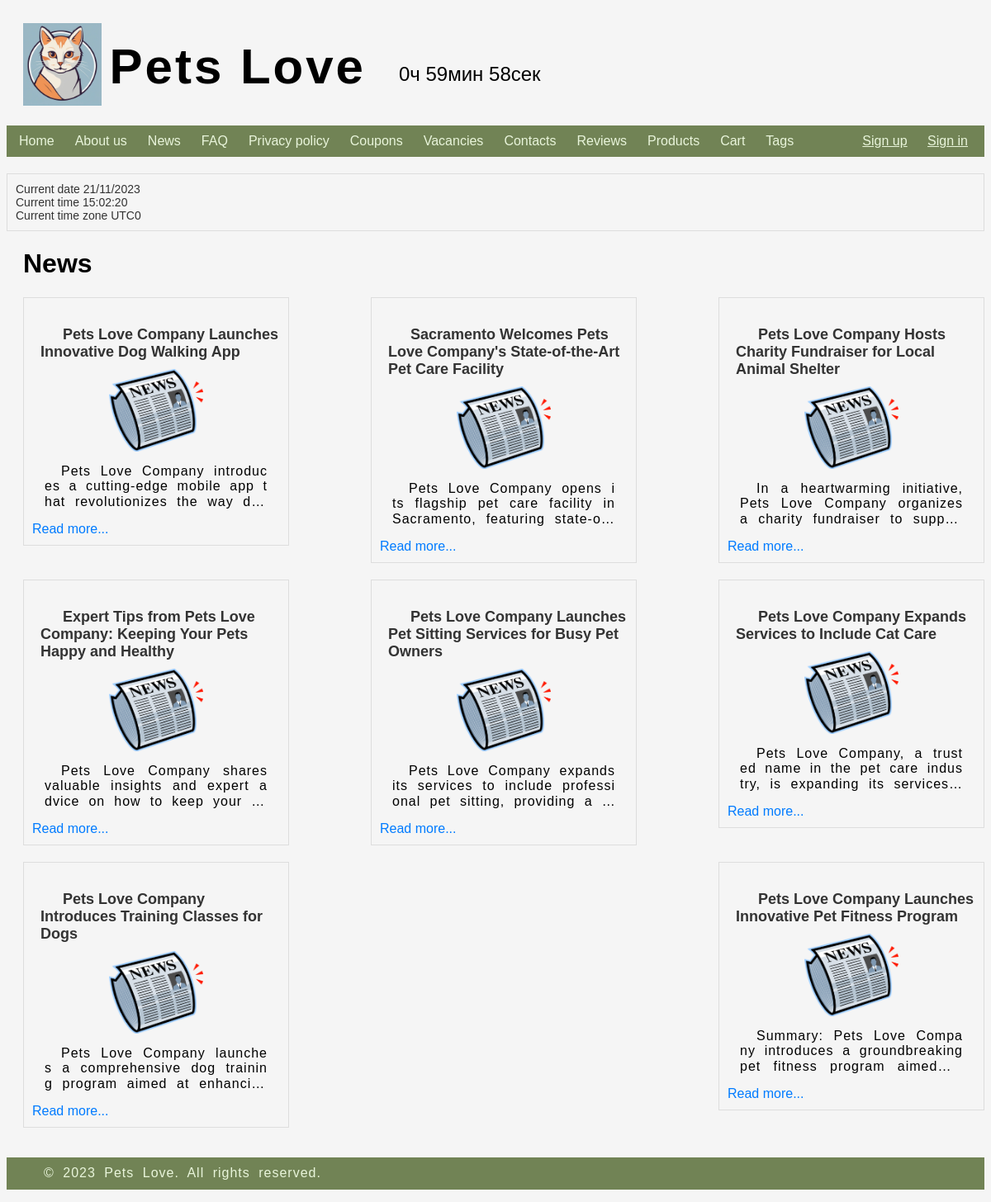
Page /news/ on the committed database.
### shop/models.py (models this page shows)
class News(models.Model):
    title = models.CharField(max_length=100)
    news_text = models.TextField(blank=False)
    summary = models.TextField(blank=False, default="news text")
    date = models.DateField()
    image = models.ImageField(upload_to='user/', default='user/test.jpg')

### shop/views.py (the view)
# urls.py: path('news/', views.news, name='news'),
def news(request):
    news_list = News.objects.all()
    return render(request, 'information/news.html', {'news_list': news_list})

### shop/templates/information/news.html
{% extends "base.html" %}
{% load static %}
{% block extra_stylesheets %}
  <link rel="stylesheet" href={% static 'shop/news.css' %}>
{% endblock %}
{% block content %}
<body>
    <h1>News</h1>
    <ul class="styled-list">
        {% for n in news_list %}
        <li>
            <div class="news-container">
                <h4>
                <strong>{{n.title}}</strong>
                </h4>
                <img src="{{n.image.url}}" alt="not found" height="100">
                <div>
                    <p>
                        {{n.summary}}
                    </p>
                    <a href="{% url 'shop:news_article' n.id %}">Read more...</a>
                </div>
            </div>
        </li>
        {% endfor %}
    </ul>
</body>
{% endblock %}

### shop/static/shop/styles_base.css (style rules this page uses)
body { font-family: 'Monseratt', Arial, sans-serif; padding: 0; background-color: #F5F5F5; overflow-x: hidden; }
p { margin: 15px; padding: 10px; text-indent: 20px; line-height: 1.15; text-transform: initial; word-spacing: 5px; letter-spacing: 1px; hyphens: auto; word-break: break-all; font-family: 'Monseratt', sans-serif; text-align: justify; font-kerning: normal; }
h1, h2, h3 { margin-left: 20px; }

### shop/static/shop/news.css (style rules this page uses)
.news-container { background-color: #f5f5f5; border: 1px solid #ddd; padding: 10px; margin-bottom: 20px; max-width: 300px; max-height: 400px; list-style-type: none; }
.news-container h4 { font-size: 18px; color: #333; margin-bottom: 10px; text-indent: 1.5em; margin-left: 10px; }
.news-container img { display: block; margin: 0 auto; max-width: 280px; object-fit: fill; margin-bottom: 10px; }
.news-container p { display: -webkit-box; padding: 0px; -webkit-line-clamp: 3; -webkit-box-orient: vertical; overflow-y: hidden; text-overflow: ellipsis; }
.news-container a { color: #007bff; text-decoration: none; }
.styled-list { list-style-type: none; padding-left: 20px; display: flex; flex-wrap: wrap; justify-content: space-between; }

### rows in the picture
News: title "Pets Love Company Launches Innovative Dog Walking App", image (picture), summary "Pets Love Company introduces a cutting-edge mobile app that revolutionizes the way…"
News: title "Sacramento Welcomes Pets Love Company's State-of-the-Art Pet Care Facility", image (picture), summary "Pets Love Company opens its flagship pet care facility in Sacramento,…"
News: title "Pets Love Company Hosts Charity Fundraiser for Local Animal Shelter", image (picture), summary "In a heartwarming initiative, Pets Love Company organizes a charity fundraiser to…"
News: title "Expert Tips from Pets Love Company: Keeping Your Pets Happy and Healthy", image (picture), summary "Pets Love Company shares valuable insights and expert advice on how to keep…"
News: title "Pets Love Company Launches Pet Sitting Services for Busy Pet Owners", image (picture), summary "Pets Love Company expands its services to include professional pet sitting, providing…"
News: title "Pets Love Company Expands Services to Include Cat Care", image (picture), summary "Pets Love Company, a trusted name in the pet care industry, is expanding its…"
News: title "Pets Love Company Introduces Training Classes for Dogs", image (picture), summary "Pets Love Company launches a comprehensive dog training program aimed at…"
News: title "Pets Love Company Launches Innovative Pet Fitness Program", image (picture), summary "Summary: Pets Love Company introduces a groundbreaking pet fitness program aimed…"
